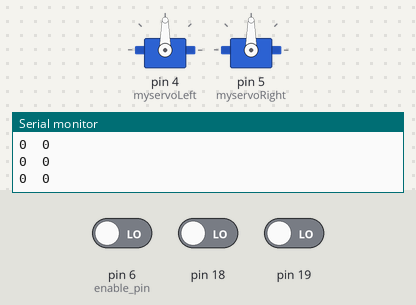
This sketch was run on a simulated Arduino Mega 2560, built with avr-gcc and run on an emulated ATmega2560. Parts: 2 × servo, the last lines printed to the serial monitor. Inputs (shaded band) come from the test bench; at power-on: pin 6 (enable_pin) LOW, pin 18 LOW, pin 19 LOW.

Above: at 1.2 s.
1.3 s: pin 6 (enable_pin) driven HIGH
At 2.2 s:
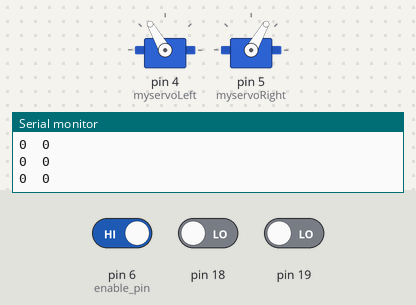
2.8 s: pin 6 (enable_pin) driven LOW
At 3.4 s:
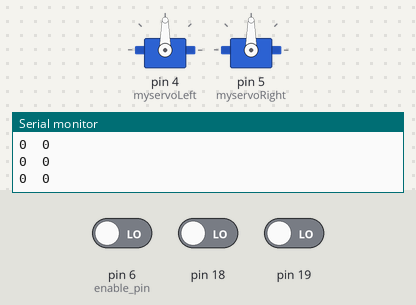
Timing chart, 0 to 5.8 s (numbered marks = the images above; inputs shaded):
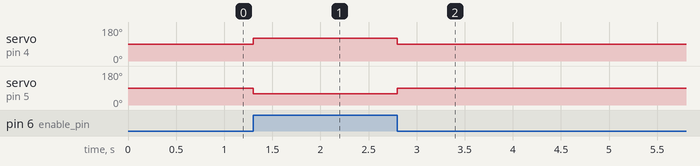

The sketch:

tile_runnner_interrupts_stage_4.ino
```cpp
#include <Metro.h> // Include the Metro library
#include <Servo.h>

Metro serialMetro = Metro(250);  // Instantiate an instance
int countLeft=0;
int countRight=0;
int targetPos = 1000;
Servo myservoLeft;
Servo myservoRight;

void setup() {  // put your setup code here, to run once:
   Serial.begin(115200); // Start the Serial communication
  attachInterrupt(digitalPinToInterrupt(18), ISRleft, RISING);
  attachInterrupt(digitalPinToInterrupt(19), ISRright, RISING);
  pinMode(22,INPUT); // 18 and 22 come from left
  pinMode(23,INPUT); // 19 and 23 come from right
  pinMode(6,INPUT); //enable pin
  myservoLeft.attach(4);  // attaches the servo on pin 9 to the servo object
  myservoRight.attach(5);  // attaches the servo on pin 9 to the servo object

}

void loop() {
  if (serialMetro.check() == 1) { // check if the metro has passed it's interval .
  // Output all the analog readings seperated by a space character
      Serial.print(countLeft);
      Serial.print('\t');
      Serial.println(countRight);
    }
 if(digitalRead(6)==HIGH){ // put your main code here, to run repeatedly:
  if(targetPos-countLeft>10){myservoLeft.write(120);}
  else if(targetPos-countLeft<-10){myservoLeft.write(60);}
  else{myservoLeft.write(90);}
  if(targetPos-countRight>10){myservoRight.write(180-120);}
  if(targetPos-countRight<-10){myservoRight.write(180-60);}
 }
 else{
    myservoLeft.write(90);
    myservoRight.write(90);
 }


}
void ISRleft(){
  if(digitalRead(22)==HIGH){
  countLeft=countLeft+1;}
  else{countLeft=countLeft-1;}
}
void ISRright(){
   if(digitalRead(23)==LOW){
  countRight=countRight+1;}
  else{countRight=countRight-1;}
}
```

Measured:
- after the input at 1.3 s, servo on pin 4 (myservoLeft): 90° → 120° at once; servo on pin 5 (myservoRight): 90° → 60° at once
- after the input at 2.8 s, servo on pin 4 (myservoLeft): 120° → 90° at once; servo on pin 5 (myservoRight): 60° → 90° at once
